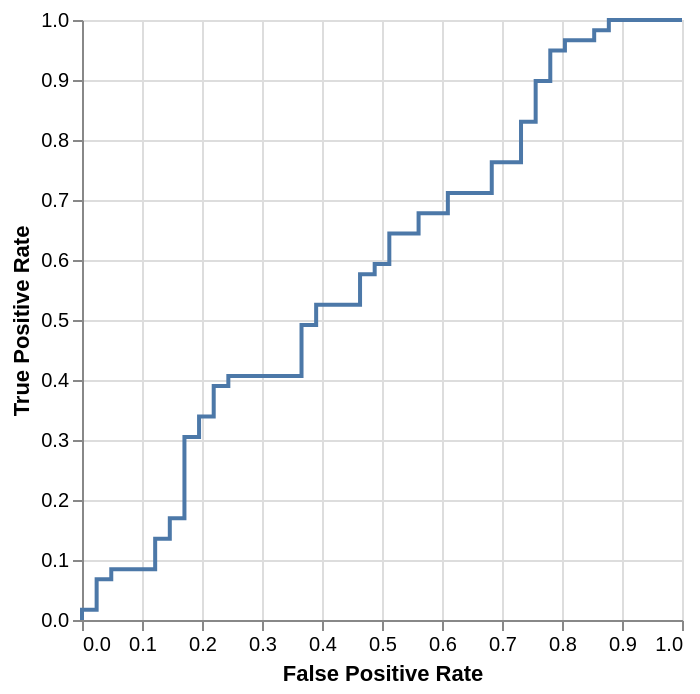

The code cell stored with this chart in its notebook:
### Code cell
from sklearn.ensemble import GradientBoostingClassifier

model = GradientBoostingClassifier()
model.fit(X_train_scaled, y_train)

roc(
    pd.Series(model.predict_proba(X_test_scaled)[:, 1], index=X_test.index),
    pd.Series(y_test, index=X_test.index),
)

### Figure 1 — Vega-Lite specification as saved in the notebook (floating-point values rounded to 4 significant figures)
{"config": {"view": {"continuousWidth": 300, "continuousHeight": 300}}, "data": {"name": "data-3a253488463be6d7698e8ef01227d442"}, "mark": {"type": "line"}, "encoding": {"tooltip": [{"field": "fpr", "type": "quantitative"}, {"field": "tpr", "type": "quantitative"}, {"field": "threshold", "type": "quantitative"}, {"field": "accuracy", "type": "quantitative"}], "x": {"field": "fpr", "title": "False Positive Rate", "type": "quantitative"}, "y": {"field": "tpr", "title": "True Positive Rate", "type": "quantitative"}}, "$schema": "https://vega.github.io/schema/vega-lite/v5.20.1.json", "datasets": {"data-3a253488463be6d7698e8ef01227d442": [{"fpr": 0.0, "tpr": 0.0, "threshold": null, "accuracy": 0.41}, {"fpr": 0.0, "tpr": 0.01695, "threshold": 0.948, "accuracy": 0.42}, {"fpr": 0.02439, "tpr": 0.01695, "threshold": 0.9457, "accuracy": 0.41}, {"fpr": 0.02439, "tpr": 0.0678, "threshold": 0.9123, "accuracy": 0.44}, {"fpr": 0.04878, "tpr": 0.0678, "threshold": 0.9103, "accuracy": 0.43}, {"fpr": 0.04878, "tpr": 0.08475, "threshold": 0.9097, "accuracy": 0.44}, {"fpr": 0.122, "tpr": 0.08475, "threshold": 0.8998, "accuracy": 0.41}, {"fpr": 0.122, "tpr": 0.1356, "threshold": 0.8878, "accuracy": 0.44}, {"fpr": 0.1463, "tpr": 0.1356, "threshold": 0.8874, "accuracy": 0.43}, {"fpr": 0.1463, "tpr": 0.1695, "threshold": 0.8868, "accuracy": 0.45}, {"fpr": 0.1707, "tpr": 0.1695, "threshold": 0.8867, "accuracy": 0.44}, {"fpr": 0.1707, "tpr": 0.3051, "threshold": 0.8451, "accuracy": 0.52}, {"fpr": 0.1951, "tpr": 0.3051, "threshold": 0.845, "accuracy": 0.51}, {"fpr": 0.1951, "tpr": 0.339, "threshold": 0.8388, "accuracy": 0.53}, {"fpr": 0.2195, "tpr": 0.339, "threshold": 0.8354, "accuracy": 0.52}, {"fpr": 0.2195, "tpr": 0.3898, "threshold": 0.8309, "accuracy": 0.55}, {"fpr": 0.2439, "tpr": 0.3898, "threshold": 0.8283, "accuracy": 0.54}, {"fpr": 0.2439, "tpr": 0.4068, "threshold": 0.8243, "accuracy": 0.55}, {"fpr": 0.3659, "tpr": 0.4068, "threshold": 0.8031, "accuracy": 0.5}, {"fpr": 0.3659, "tpr": 0.4915, "threshold": 0.7868, "accuracy": 0.55}, {"fpr": 0.3902, "tpr": 0.4915, "threshold": 0.7824, "accuracy": 0.54}, {"fpr": 0.3902, "tpr": 0.5254, "threshold": 0.7696, "accuracy": 0.56}, {"fpr": 0.4634, "tpr": 0.5254, "threshold": 0.7621, "accuracy": 0.53}, {"fpr": 0.4634, "tpr": 0.5763, "threshold": 0.7558, "accuracy": 0.56}, {"fpr": 0.4878, "tpr": 0.5763, "threshold": 0.743, "accuracy": 0.55}, {"fpr": 0.4878, "tpr": 0.5932, "threshold": 0.7409, "accuracy": 0.56}, {"fpr": 0.5122, "tpr": 0.5932, "threshold": 0.7379, "accuracy": 0.55}, {"fpr": 0.5122, "tpr": 0.6441, "threshold": 0.7254, "accuracy": 0.58}, {"fpr": 0.561, "tpr": 0.6441, "threshold": 0.6995, "accuracy": 0.56}, {"fpr": 0.561, "tpr": 0.678, "threshold": 0.6948, "accuracy": 0.58}, {"fpr": 0.6098, "tpr": 0.678, "threshold": 0.6901, "accuracy": 0.56}, {"fpr": 0.6098, "tpr": 0.7119, "threshold": 0.6805, "accuracy": 0.58}, {"fpr": 0.6829, "tpr": 0.7119, "threshold": 0.6481, "accuracy": 0.55}, {"fpr": 0.6829, "tpr": 0.7627, "threshold": 0.6064, "accuracy": 0.58}, {"fpr": 0.7317, "tpr": 0.7627, "threshold": 0.5783, "accuracy": 0.56}, {"fpr": 0.7317, "tpr": 0.8305, "threshold": 0.532, "accuracy": 0.6}, {"fpr": 0.7561, "tpr": 0.8305, "threshold": 0.522, "accuracy": 0.59}, {"fpr": 0.7561, "tpr": 0.8983, "threshold": 0.4436, "accuracy": 0.63}, {"fpr": 0.7805, "tpr": 0.8983, "threshold": 0.4265, "accuracy": 0.62}, {"fpr": 0.7805, "tpr": 0.9492, "threshold": 0.4026, "accuracy": 0.65}, {"fpr": 0.8049, "tpr": 0.9492, "threshold": 0.3599, "accuracy": 0.64}, {"fpr": 0.8049, "tpr": 0.9661, "threshold": 0.3594, "accuracy": 0.65}, {"fpr": 0.8537, "tpr": 0.9661, "threshold": 0.3356, "accuracy": 0.63}, {"fpr": 0.8537, "tpr": 0.9831, "threshold": 0.3245, "accuracy": 0.64}, {"fpr": 0.878, "tpr": 0.9831, "threshold": 0.3227, "accuracy": 0.63}, {"fpr": 0.878, "tpr": 1.0, "threshold": 0.2954, "accuracy": 0.64}, {"fpr": 1.0, "tpr": 1.0, "threshold": 0.06471, "accuracy": 0.59}]}}
